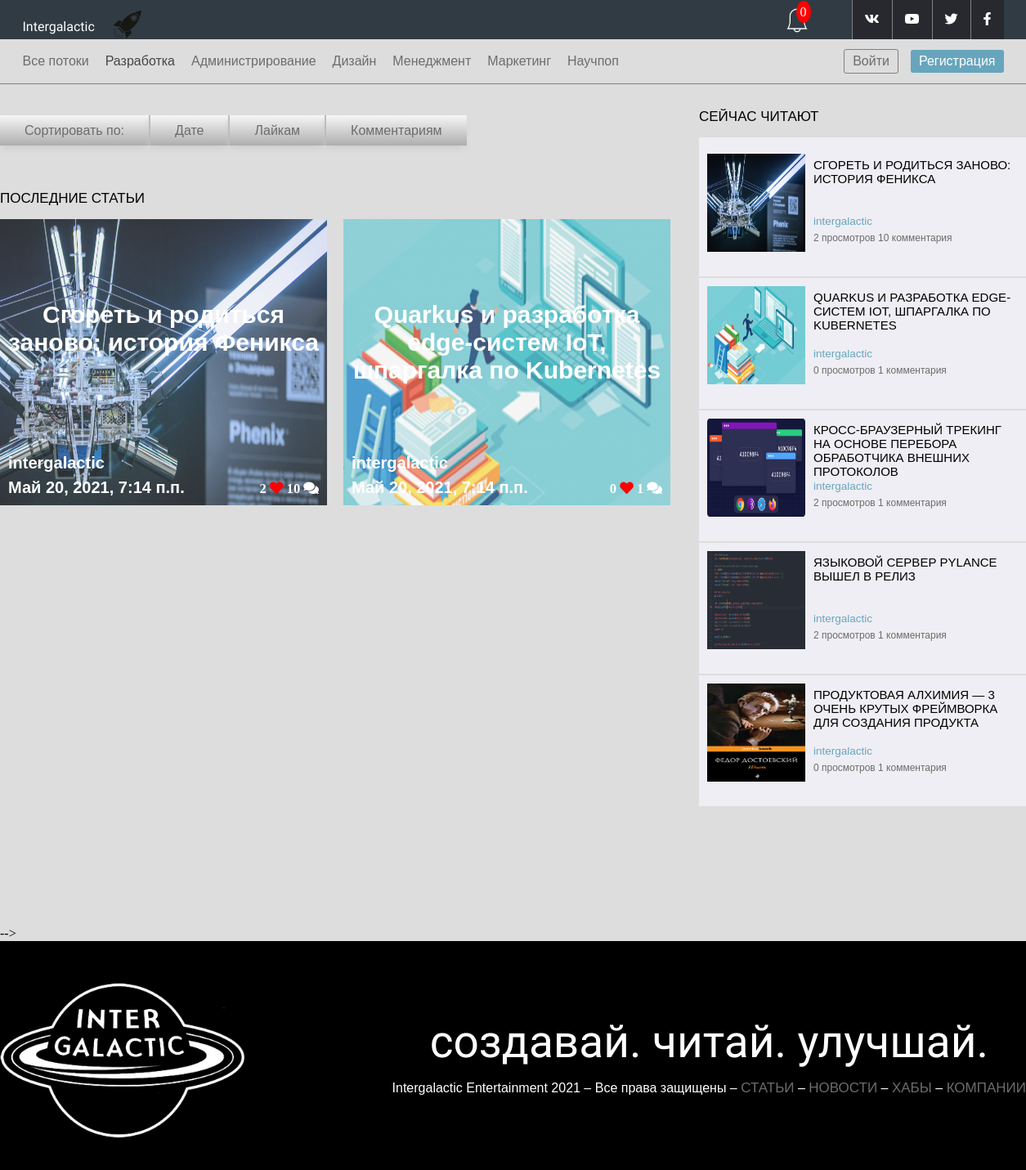
Page /category/1 on the committed database.
### mainapp/models.py (models this page shows, shortened)
class PublicationCategory(models.Model):
    name = models.CharField(verbose_name='имя категории', max_length=120)
    desc = models.TextField(verbose_name='описание категории', blank=True)
    created = models.DateTimeField(verbose_name='создана', auto_now_add=True)
    is_active = models.BooleanField(db_index=True, default=True)
    def __str__(self):
        return f'{self.name}'
    class Meta:
        verbose_name = 'категория публикации'
        verbose_name_plural = 'категории публикаций'

class Publication(models.Model):
    category = models.ForeignKey(PublicationCategory, on_delete=models.CASCADE,
                                 verbose_name='категория')
    user = models.ForeignKey(IntergalacticUser, on_delete=models.CASCADE,
                             verbose_name='автор')
    name = models.CharField('заголовок', max_length=128)
    image = models.ImageField(upload_to='publications_images', blank=True,
                              verbose_name='главное изображение')
    short_desc = models.CharField('краткое описание', max_length=64,
                                  blank=True)
    text = RichTextUploadingField(blank=True, default='',
                                  verbose_name='контент')
    created = models.DateTimeField(verbose_name='создана', auto_now_add=True)
    is_active = models.BooleanField(db_index=True, default=True)
    on_moderator_check = models.BooleanField(db_index=True, default=False)
    moderator_refuse = RichTextUploadingField(blank=True, default='',
                                              verbose_name='комментарий')
    class Meta:
        verbose_name = 'публикация'
        verbose_name_plural = 'публикации'
    def get_like_count(self):
        likes = len(Likes.objects.filter(publication_id=self.id, status=True))
        return likes
    def get_comment_count(self):
        comments = len(Comments.objects.filter(publication=self.id))
        return comments
    def get_short_text(self):
        if len(self.text) > 1000:
            self.text = self.text[:350] + '...'
        return self.text

### authapp/models.py (models this page shows)
class IntergalacticUser(AbstractUser):
    avatar = models.ImageField(upload_to=USERS_AVATARS, blank=True)
    age = models.PositiveIntegerField(verbose_name='возраст', null=False,
                                      default=0)
    email = models.EmailField(verbose_name='электронный адрес', unique=True)
    about = models.TextField(verbose_name='о себе', blank=True)
    company = models.CharField(verbose_name='компания', max_length=32,
                               blank=True)
    class Meta:
        verbose_name = 'Пользователь'
        verbose_name_plural = 'Пользователи'
        ordering = ['-is_active', '-is_superuser', '-is_staff', 'username']

### mainapp/views.py (the view)
# urls.py: path('category/<int:pk>', mainapp.category_page, name='category'),
def category_page(request, pk):
    categories = PublicationCategory.objects.filter(is_active=True)
    now_read_id_list = take_now_read_publication_id_list(0)
    now_read_publications = [Publication.objects.get(id=now_read_id_list[i])
                             for i in range(5)]
    if pk is not None:
        if pk == 0:
            title = 'Все потоки'
            trendy_id_list = take_trendy_publication_id_list(0)
            now_read_id_list = take_now_read_publication_id_list(0)
            get_request_sort = {
                'date': Publication.objects.filter(is_active=True,
                                                   category__is_active=True).order_by(
                    '-created'),
                'like': [Publication.objects.get(id=i) for i in
                         trendy_id_list],
                'comment': [Publication.objects.get(id=i) for i in
                            now_read_id_list]
            }
            try:
                publications = get_request_sort[request.GET['sort']]
            except:
                publications = Publication.objects.filter(is_active=True,
                                                          category__is_active=True).order_by(
                    'created')
        else:
            category = get_object_or_404(PublicationCategory, pk=pk)
            trendy_id_list = take_trendy_publication_id_list(pk)
            now_read_id_list = take_now_read_publication_id_list(pk)
            get_request_sort = {
                'date': Publication.objects.filter(category_id=pk,
                                                   is_active=True,
                                                   category__is_active=True).order_by(
                    'created'),
                'like': [Publication.objects.get(id=i) for i in
                         trendy_id_list],
                'comment': [Publication.objects.get(id=i) for i in
                            now_read_id_list]
            }
            try:
                publications = get_request_sort[request.GET['sort']]
            except:
                publications = Publication.objects.filter(category_id=pk,
                                                          is_active=True,
                                                          category__is_active=True).order_by(
                    'created')
            title = category.name
        notifications = get_notifications(request.user)
        context = {
            'pk': pk,
            'categories': categories,
            'title': title,
            'publications': publications,
            'now_read_publications': now_read_publications,
            'notifications': notifications,
        }
        return render(request, 'mainapp/publication_category.html', context)

### mainapp/templatetags/my_tags.py (called while the page is built)
def media_folder_publications(string):
    if not string:
        string = 'publications_images/default.png'
    return f'{settings.MEDIA_URL}{string}'

### mainapp/views.py (called while the page is built)
def get_notifications(user):
    notifications = chain(
        Likes.objects.filter(user_id=user.id, is_read=False),
        Comments.objects.filter(
            receiver=user.id, is_read=False))
    return list(notifications)

def take_trendy_publication_id_list(category_pk):
    if category_pk == 0:
        trendy_publication_id_counts = Likes.objects.filter(status=1).values(
            "publication_id").annotate(Count("id"))
    else:
        trendy_publication_id_counts = Likes.objects.filter(
            publication_id__category_id=category_pk, status=1).values(
            "publication_id").annotate(Count("id"))
    trendy_publication_id_counts = sorted(trendy_publication_id_counts,
                                          key=lambda x: x['id__count'],
                                          reverse=True)
    id_list = []
    for vocabulary in trendy_publication_id_counts:
        id_list.append(vocabulary["publication_id"])
    return id_list

def take_now_read_publication_id_list(category_pk):
    if category_pk == 0:
        now_read_publication_id_counts = Comments.objects.values(
            "publication").annotate(Count("id"))
    else:
        now_read_publication_id_counts = Comments.objects.filter(
            publication__category_id=category_pk).values(
            "publication").annotate(Count("id"))
    now_read_publication_id_counts = sorted(now_read_publication_id_counts,
                                            key=lambda x: x['id__count'],
                                            reverse=True)
    id_list = []
    for vocabulary in now_read_publication_id_counts:
        id_list.append(vocabulary["publication"])
    return id_list

### mainapp/templates/mainapp/publication_category.html (shortened to what this page needs)
{% extends 'mainapp/base.html' %}
{% load static %}
{% load my_tags %}
{% block main_content %}
<div class="main-wrapper">
    <div class="main-wrapper-center">
        <div class="main-container">
            <div class="main-navigation">
            </div>
            <div  class="main-navigation">
                <ul>
                    <li><a >Сортировать по:</a></li>
                    <li><a href="{% url 'main:category' pk %}?sort=date#sort-space" class="{% if request.GET.sort == 'date' %} active {% endif %}">Дате</a></li>
                    <li><a href="{% url 'main:category' pk  %}?sort=like#sort-space" class="{% if request.GET.sort == 'like' %} active {% endif %}">Лайкам</a></li>
                    <li><a href="{% url 'main:category' pk  %}?sort=comment#sort-space" class="{% if request.GET.sort == 'comment' %} active {% endif %}">Комментариям</a></li>
                </ul>
            </div>
            <div class="fast-blocks-container">
                <p>СЕЙЧАС ЧИТАЮТ</p>
                <div class="fast-blocks">
                    {% for publication in now_read_publications %}
                    {% include 'mainapp/includes/inc_now_read_blocks.html' %}
                    {% endfor %}
                </div>
            </div>
            <div class="main-last-blocks-container">
                <p>Последние статьи</p>
                    <div class="main-last-blocks">
                        {% for publ in publications %}
                            {% include 'mainapp/includes/inc_publications_in_list.html' %}
                        {% endfor %}
                   </div>
            </div>
            </div> -->
        </div>
    </div>
</div>
{% endblock %}

### mainapp/templates/mainapp/includes/inc_main_menu.html
<div class="nav-wrapper">
    <nav class="main-nav">
        <ul>
            <li>
                <a href="{% url 'main:category' 0 %}"
                    class="{% if request.resolver_match.kwargs.pk == 0 %}nav-link-current{% endif %}">
                    Все потоки
                </a>
            </li>
            {% for category in categories%}
                <li>
                    <a href="{% url 'main:category' category.pk %}"
                        class="{% if request.resolver_match.kwargs.pk|add:'0' == category.pk %}
                                    nav-link-current
                               {% endif %}">
                        {{ category.name }}
                    </a>
                </li>
            {% endfor %}
        </ul>
        <div class="nav-right">
            {% if user.is_authenticated %}
                <a href="{% url 'main:create_publication' %}" class="login">Создать статью</a>
                <a href="{% url 'auth:logout' %}" class="login">Выйти</a>
                <a href="{% url 'main:personality' %}" class="registration">Ваш лк, {{ request.user }}</a>
            {% else %}
                <a href="{% url 'auth:login' %}" class="login">Войти</a>
                <a href="{% url 'auth:register' %}" class="registration">Регистрация</a></div>
            {% endif %}
    </nav>
</div>

### mainapp/templates/mainapp/includes/inc_now_read_blocks.html
{% load my_tags %}
<div class="fast-block">
    <a href="{% url 'main:publication_page' publication.pk  %}">
        <img src="{{ publication.image|media_folder_publications }}" alt="" class="fast-block-img">
    </a>
    <div class="fast-block-text"><a href="{% url 'main:publication_page' publication.pk  %}" class="fast-header">{{publication.name}}</a>
        <div class="fast-block-text-bottom">
            <a class="fast-name">{{publication.user.username}}</a>
            <p class="fast-info">{{publication.get_like_count}} просмотров {{publication.get_comment_count}} комментария</p>
        </div>
    </div>
</div>

### mainapp/templates/mainapp/includes/inc_publications_in_list.html (shortened to what this page needs)
{% load my_tags %}
<div class="last-block">
    <img src="{{ publ.image|media_folder_publications }}" alt="">
    <div class="last-block-text">
        <h2>{{ publ.name }}</h2>
        <h4>{{ publ.user.username}}</h4>
        <h4>{{ publ.created}}</h4>
        <h5>
            <span class="likes">{{publ.get_like_count}}</span>
            <i class="fas fa-heart"></i>
            <span class="comments">{{publ.get_comment_count}} </span>
            <i class="fas fa-comments"></i>
        </h5>
        <a href="{% url 'main:publication_page' publ.pk  %}"></a>
    </div>
</div>

### rows in the picture
PublicationCategory: name "Разработка"
PublicationCategory: name "Администрирование"
PublicationCategory: name "Дизайн"
PublicationCategory: name "Менеджмент"
PublicationCategory: name "Маркетинг"
PublicationCategory: name "Научпоп"
Publication: image|media_folder_publications (picture), name "СГОРЕТЬ И РОДИТЬСЯ ЗАНОВО: ИСТОРИЯ ФЕНИКСА", user.username "intergalactic", get_like_count "2", get_comment_count "10", name "Сгореть и родиться заново: история Феникса", created "Май 20, 2021, 7:14 п.п."
Publication: image|media_folder_publications (picture), name "QUARKUS И РАЗРАБОТКА ЕDGE-СИСТЕМ IOT, ШПАРГАЛКА ПО KUBERNETES", user.username "intergalactic", get_like_count "0", get_comment_count "1", name "Quarkus и разработка еdge-систем IoT, шпаргалка по Kubernetes", created "Май 20, 2021, 7:14 п.п."
Publication: image|media_folder_publications (picture), name "КРОСС-БРАУЗЕРНЫЙ ТРЕКИНГ НА ОСНОВЕ ПЕРЕБОРА ОБРАБОТЧИКА ВНЕШНИХ ПРОТОКОЛОВ", user.username "intergalactic", get_like_count "2", get_comment_count "1"
Publication: image|media_folder_publications (picture), name "ЯЗЫКОВОЙ СЕРВЕР PYLANCE ВЫШЕЛ В РЕЛИЗ", user.username "intergalactic", get_like_count "2", get_comment_count "1"
Publication: image|media_folder_publications (picture), name "ПРОДУКТОВАЯ АЛХИМИЯ — 3 ОЧЕНЬ КРУТЫХ ФРЕЙМВОРКА ДЛЯ СОЗДАНИЯ ПРОДУКТА", user.username "intergalactic", get_like_count "0", get_comment_count "1"

### other values in the picture
{{ notifications|length }} "0"
